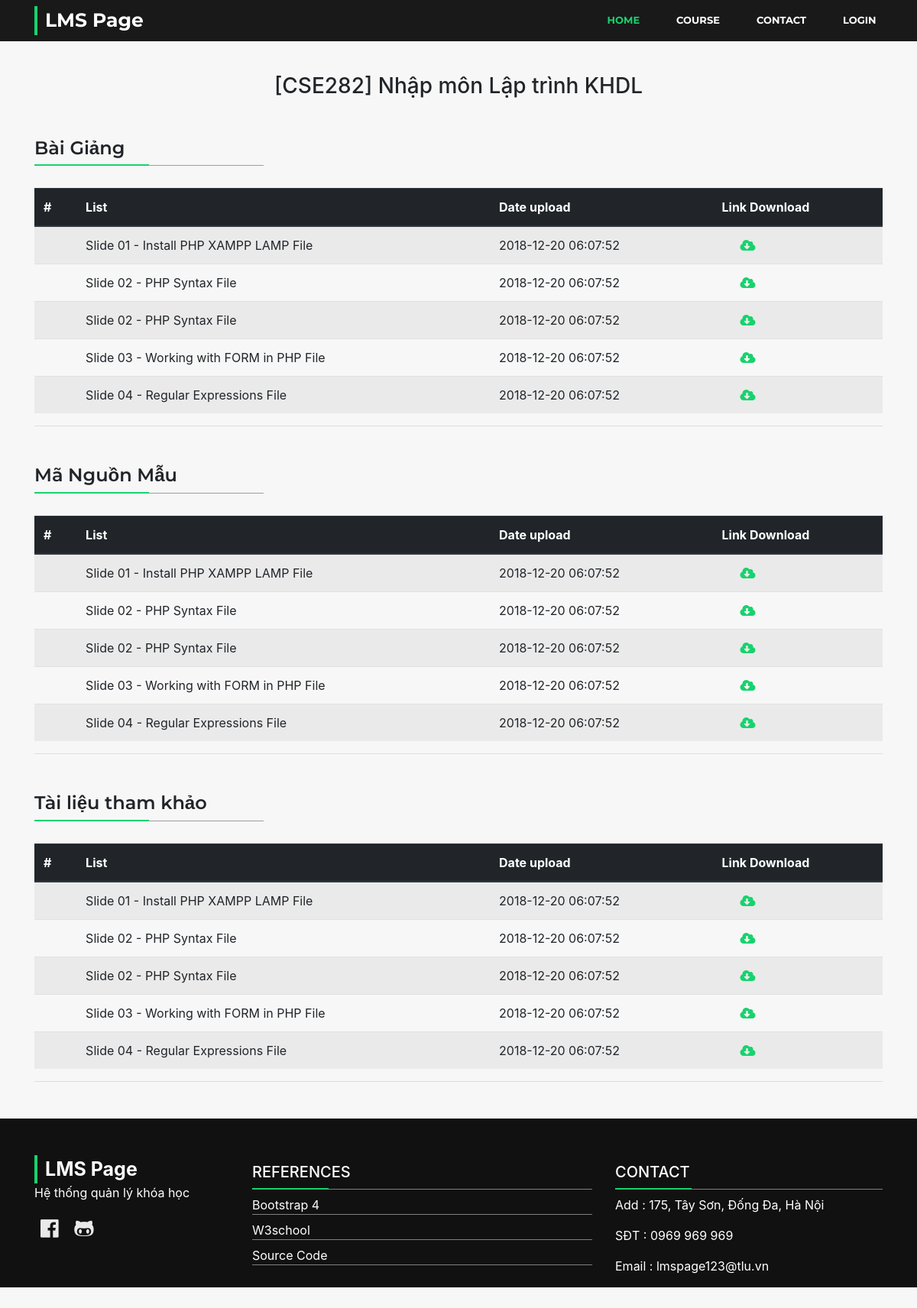
/2.Sources/detail_course.php/1, run on the app's committed database.
### tables this page shows
CREATE TABLE `course` ( 
	`id_course` INT NOT NULL AUTO_INCREMENT ,
    `title` VARCHAR(300) NOT NULL ,
	`image` TEXT ,
	`date_upload` TIMESTAMP  NOT NULL DEFAULT CURRENT_TIMESTAMP ,
	`link` TEXT NOT NULL ,
	PRIMARY KEY (`id_course`));

CREATE TABLE `lesson` (
    `id_lesson` INT NOT NULL AUTO_INCREMENT,
    `id_course` INT NOT NULL,
    `title_lesson` VARCHAR(300) NOT NULL ,
    `date_upload` TIMESTAMP  NOT NULL DEFAULT CURRENT_TIMESTAMP ,
    `link_dowload` TEXT NOT NULL ,
	PRIMARY KEY (id_lesson),
    FOREIGN KEY (id_course) REFERENCES course(id_course)
);

CREATE TABLE `code_example` (
    `id_code_example` INT NOT NULL AUTO_INCREMENT,
    `id_course` INT NOT NULL,
    `title_code_example` VARCHAR(300) NOT NULL ,
    `date_upload` TIMESTAMP  NOT NULL DEFAULT CURRENT_TIMESTAMP ,
    `link_dowload` TEXT NOT NULL ,
	PRIMARY KEY (id_code_example),
    FOREIGN KEY (id_course) REFERENCES course(id_course)
);

CREATE TABLE `documents` (
    `id_documents` INT NOT NULL AUTO_INCREMENT,
    `id_course` INT NOT NULL,
    `title_documents` VARCHAR(300) NOT NULL ,
    `date_upload` TIMESTAMP  NOT NULL DEFAULT CURRENT_TIMESTAMP ,
    `link_dowload` TEXT NOT NULL ,
	PRIMARY KEY (id_documents),
    FOREIGN KEY (id_course) REFERENCES course(id_course)
);

### 2.Sources/detail_course.php (the view, shortened to what this page needs)
<!doctype html>
<html lang="en">
  <head>
    <link rel="stylesheet" href="../css/all.min.css">
    <link rel="stylesheet" href="../css/bootstrap.min.css">
    <link rel="stylesheet" href="../css/detail_course.css">
  </head>
  <body>
  <?php require 'header.php' ?>
  <?php require 'connect.php' ?>
  <?php
    $id = $_SERVER['REQUEST_URI'];
    $id = explode('/', $id);
    $id = end($id);
    $sql = "SELECT title FROM `course` WHERE id_course = $id";
    $title = mysqli_query($conn, $sql);
    $title = mysqli_fetch_assoc($title);
  ?>
  <div class="container mt-5 content">
    <h3 class="text-center pt-5"><?php echo $title['title'] ?></h3>
    <section>
      <h4 class="title">Bài Giảng</h4>
    <table class="table table-hover table-striped">
      <thead class="thead-dark">
        <tr>
          <th scope="col">#</th>
          <th scope="col">List</th>
          <th scope="col">Date upload</th>
          <th scope="col">Link Download</th>
        </tr>
      </thead>
      <tbody>
        <?php
        $sql = "SELECT * FROM `lesson` WHERE id_course = $id";
        $result = mysqli_query($conn, $sql);
        if (mysqli_num_rows($result) > 0) {
            while($row = mysqli_fetch_assoc($result)) {
              $link = $row['link_dowload'];
              echo '<tr>';
              echo '<th scope="row"></th>';
              echo '<td>' . $row["title_lesson"] . '</td>';
              echo '<td>' . $row["date_upload"] . '</td>';
              echo '<td><a href="' . $link . '" class="ml-4 fas fa-cloud-download-alt"></a></td>';
              echo '</tr>';
            }
          } else {
              echo "0 results";
          }
         ?>
      </tbody>
    </table>
    </section>
    <hr>
    <section>
      <h4 class="title">Mã Nguồn Mẫu</h4>
    <table class="table table-hover table-striped">
      <thead class="thead-dark">
        <tr>
          <th scope="col">#</th>
          <th scope="col">List</th>
          <th scope="col">Date upload</th>
          <th scope="col">Link Download</th>
        </tr>
      </thead>
      <tbody>
        <?php
        $sql = "SELECT * FROM `code_example` WHERE id_course = $id";
        $result = mysqli_query($conn, $sql);
        if (mysqli_num_rows($result) > 0) {
            while($row = mysqli_fetch_assoc($result)) {
              $link = $row['link_dowload'];
              echo '<tr>';
              echo '<th scope="row"></th>';
              echo '<td>' . $row["title_code_example"] . '</td>';
              echo '<td>' . $row["date_upload"] . '</td>';
              echo '<td><a href="' . $link . '" class="ml-4 fas fa-cloud-download-alt"></a></td>';
              echo '</tr>';
            }
          } else {
              echo "0 results";
          }
         ?>
      </tbody>
    </table>
    </section>
    <hr>
  <section>
      <h4 class="title">Tài liệu tham khảo</h4>
    <table class="table table-hover table-striped">
      <thead class="thead-dark">
        <tr>
          <th scope="col">#</th>
          <th scope="col">List</th>
          <th scope="col">Date upload</th>
          <th scope="col">Link Download</th>
        </tr>
      </thead>
      <tbody>
        <?php
        $sql = "SELECT * FROM `documents` WHERE id_course = $id";
        $result = mysqli_query($conn, $sql);
        if (mysqli_num_rows($result) > 0) {
            while($row = mysqli_fetch_assoc($result)) {
              $link = $row['link_dowload'];
              echo '<tr>';
              echo '<th scope="row"></th>';
              echo '<td>' . $row["title_documents"] . '</td>';
              echo '<td>' . $row["date_upload"] . '</td>';
              echo '<td><a href="' . $link . '" class="ml-4 fas fa-cloud-download-alt"></a></td>';
              echo '</tr>';
            }
          } else {
              echo "0 results";
          }
         ?>
      </tbody>
    </table>
    </section>
    <hr>
  </div>
<?php require 'footer.php'?>

### 2.Sources/header.php (shortened to what this page needs)
<nav class="navbar navbar-expand-md fixed-top navbar-dark bg-dark">
<div class="container menu-top">
  <a class="navbar-brand" href="http://localhost/LMS_Project/2.Sources/index.php">LMS Page</a>
  <div class="collapse navbar-collapse" id="navbarTogglerDemo02">
    <ul class="navbar-nav">
      <li class="nav-item active">
        <a class="nav-link" href="http://localhost/LMS_Project/2.Sources/index.php">Home</a>
      </li>
      <li class="nav-item">
        <a class="nav-link" href="http://localhost/LMS_Project/2.Sources/all_course.php">Course</a>
      </li>
      <li class="nav-item">
        <a class="nav-link" href="#">Contact</a>
      </li>
      <li class="nav-item">
        <a class="nav-link" href="http://localhost/LMS_Project/2.Sources/login.html">Login</a>
      </li>
    </ul>
  </div>
</div>
</nav>

### 2.Sources/footer.php (shortened to what this page needs)
    <footer class="footer my-5">
      <div class="container">
        <div class="row">
          <div class="col-md-3">
            <a class="navbar-brand mt-5" href="index.html">LMS Page</a>
            <p>Hệ thống quản lý khóa học</p>
            <div class="footer-icon">
              <a target="blank" href="https://fb.com/Minhvn98"><i class="fab fa-facebook"></i></a>
              <a target="blank" href="https://github.com/Minhvn98"><i class="fab fa-github-alt"></i></a>
            </div>
          </div>
          <div class="col-md-5">
            <h3 class="footer-title mt-5">References</h3>
            <ul>
              <li class="mb-2"><a href="https://getbootstrap.com/docs/4.1">Bootstrap 4</a></li>
              <li class="mb-2"><a href="https://w3school.com">W3school</a></li>
              <li class="mb-2"><a href="https://github.com/Minhvn98/LMS_Project">Source Code</a></li>
            </ul>
          </div>
          <div class="col-md-4">
            <h3 class="footer-title mt-5">Contact</h3>
            <p>Add : 175, Tây Sơn, Đống Đa, Hà Nội</p>
            <p>SĐT : 0969 969 969</p>
            <p>Email : lmspage123@tlu.vn</p>
          </div>
        </div>
      </div>
    </footer>
  </body>
</html>

### 2.Sources/css/detail_course.css (style rules this page uses)
* { margin:0;padding: 0; box-sizing: border-box; }
body { background : #f7f7f7; }
.title { font-family: 'Montserrat', sans-serif; font-weight: 600; padding: 30px 0; position: relative; }
.title:before { content: ''; position: absolute; height: 2px; width: 150px; background: #18d26e; bottom: 21px; left: 0; z-index: 999; }
.title:after { content: ''; position: absolute; height: 1px; width: 300px; background: #9f9c9c; left: 0; bottom: 21px; }
.content section { margin: 20px 0 0 0; }
.content a { color: #18d26e; }
nav.navbar.navbar-expand-md.fixed-top.navbar-dark.bg-dark { background: rgba(0,0,0,0.9) !important; }
.menu-top .nav-item .nav-link { font-weight: 700; color: #fff !important; padding: 7px 28px 7px 20px !important; font-size: 13px; text-transform: uppercase; }
.menu-top .nav-item.active .nav-link { color: #18d26e !important; }
.navbar-brand { font-size: 25px; font-weight: 700; color: #fff !important; border-left: 4px solid #18d26e; padding: 0 0 0 10px; }
.container.menu-top { font-family: 'Montserrat', sans-serif; }
.menu-top .navbar-nav { margin-left: 60%; }
.footer-title { text-transform: uppercase; font-size: 20px; border-bottom: 1px solid gray; position: relative; padding: 10px 0 10px 0; }
.footer-title::after { content: ''; position: absolute; left: 0; bottom: -1px; height: 2px; background: #18d26e ;width: 100px; }
.footer { width: 100%; height: 15%; background: #111; color: #fff; }
.footer li { list-style: none; border-bottom: 1px solid gray; }
.footer li a { color: #fff; }
.footer-icon a { font-size: 27px; color: #e9e9e9; padding: 8px; }

### data on the page
course: title "[CSE282] Nhập môn Lập trình KHDL"
lesson: title_lesson "Slide 01 - Install PHP XAMPP LAMP File", date_upload "2018-12-20 06:07:52"
lesson: title_lesson "Slide 02 - PHP Syntax File", date_upload "2018-12-20 06:07:52"
lesson: title_lesson "Slide 02 - PHP Syntax File", date_upload "2018-12-20 06:07:52"
lesson: title_lesson "Slide 03 - Working with FORM in PHP File", date_upload "2018-12-20 06:07:52"
lesson: title_lesson "Slide 04 - Regular Expressions File", date_upload "2018-12-20 06:07:52"
code_example: title_code_example "Slide 01 - Install PHP XAMPP LAMP File", date_upload "2018-12-20 06:07:52"
code_example: title_code_example "Slide 02 - PHP Syntax File", date_upload "2018-12-20 06:07:52"
code_example: title_code_example "Slide 02 - PHP Syntax File", date_upload "2018-12-20 06:07:52"
code_example: title_code_example "Slide 03 - Working with FORM in PHP File", date_upload "2018-12-20 06:07:52"
code_example: title_code_example "Slide 04 - Regular Expressions File", date_upload "2018-12-20 06:07:52"
documents: title_documents "Slide 01 - Install PHP XAMPP LAMP File", date_upload "2018-12-20 06:07:52"
documents: title_documents "Slide 02 - PHP Syntax File", date_upload "2018-12-20 06:07:52"
documents: title_documents "Slide 02 - PHP Syntax File", date_upload "2018-12-20 06:07:52"
documents: title_documents "Slide 03 - Working with FORM in PHP File", date_upload "2018-12-20 06:07:52"
documents: title_documents "Slide 04 - Regular Expressions File", date_upload "2018-12-20 06:07:52"
